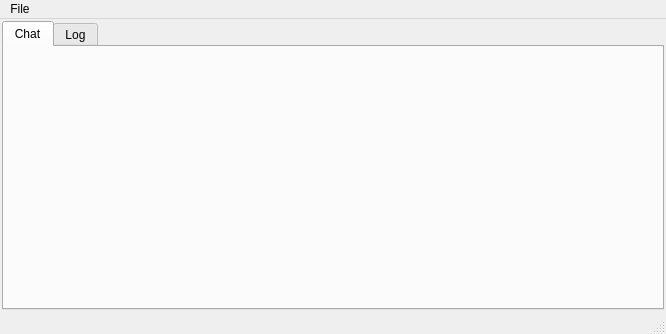
<?xml version="1.0" encoding="UTF-8"?>
<ui version="4.0">
 <class>MainWindow</class>
 <widget class="QMainWindow" name="MainWindow">
  <property name="geometry">
   <rect>
    <x>0</x>
    <y>0</y>
    <width>666</width>
    <height>334</height>
   </rect>
  </property>
  <property name="windowTitle">
   <string>SupportChat</string>
  </property>
  <widget class="QWidget" name="centralwidget">
   <layout class="QHBoxLayout" name="horizontalLayout_2">
    <property name="spacing">
     <number>0</number>
    </property>
    <property name="margin">
     <number>2</number>
    </property>
    <item>
     <widget class="QTabWidget" name="tabWidget">
      <property name="currentIndex">
       <number>0</number>
      </property>
      <property name="documentMode">
       <bool>false</bool>
      </property>
      <widget class="QWidget" name="chatTab">
       <property name="enabled">
        <bool>true</bool>
       </property>
       <attribute name="title">
        <string>Chat</string>
       </attribute>
       <layout class="QHBoxLayout" name="horizontalLayout">
        <property name="spacing">
         <number>2</number>
        </property>
        <property name="margin">
         <number>2</number>
        </property>
        <item>
         <widget class="QTabWidget" name="userPages">
          <property name="tabPosition">
           <enum>QTabWidget::East</enum>
          </property>
          <property name="elideMode">
           <enum>Qt::ElideRight</enum>
          </property>
          <property name="usesScrollButtons">
           <bool>false</bool>
          </property>
          <property name="documentMode">
           <bool>true</bool>
          </property>
         </widget>
        </item>
       </layout>
      </widget>
      <widget class="QWidget" name="logTab">
       <attribute name="title">
        <string>Log</string>
       </attribute>
       <layout class="QHBoxLayout" name="horizontalLayout_3">
        <property name="margin">
         <number>2</number>
        </property>
        <item>
         <widget class="QTextEdit" name="logText">
          <property name="undoRedoEnabled">
           <bool>false</bool>
          </property>
          <property name="readOnly">
           <bool>true</bool>
          </property>
         </widget>
        </item>
       </layout>
      </widget>
     </widget>
    </item>
   </layout>
  </widget>
  <widget class="QMenuBar" name="menubar">
   <property name="geometry">
    <rect>
     <x>0</x>
     <y>0</y>
     <width>666</width>
     <height>20</height>
    </rect>
   </property>
   <widget class="QMenu" name="menuFile">
    <property name="title">
     <string>File</string>
    </property>
    <addaction name="actionQuit"/>
   </widget>
   <addaction name="menuFile"/>
  </widget>
  <widget class="QStatusBar" name="statusbar"/>
  <action name="actionQuit">
   <property name="text">
    <string>Quit</string>
   </property>
  </action>
 </widget>
 <resources/>
 <connections/>
</ui>
